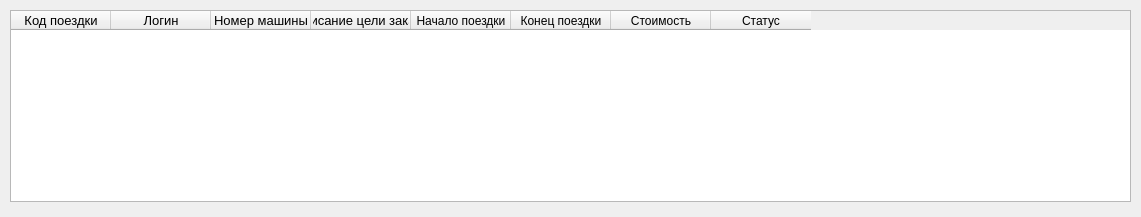
<?xml version="1.0" encoding="UTF-8"?>
<ui version="4.0">
 <class>Dialog</class>
 <widget class="QDialog" name="Dialog">
  <property name="geometry">
   <rect>
    <x>0</x>
    <y>0</y>
    <width>1141</width>
    <height>217</height>
   </rect>
  </property>
  <property name="windowTitle">
   <string>Информация о заказах</string>
  </property>
  <widget class="QTableWidget" name="tableWidget">
   <property name="geometry">
    <rect>
     <x>10</x>
     <y>10</y>
     <width>1121</width>
     <height>192</height>
    </rect>
   </property>
   <property name="styleSheet">
    <string notr="true"/>
   </property>
   <column>
    <property name="text">
     <string>Код поездки</string>
    </property>
    <property name="font">
     <font>
      <pointsize>10</pointsize>
     </font>
    </property>
   </column>
   <column>
    <property name="text">
     <string>Логин</string>
    </property>
    <property name="font">
     <font>
      <pointsize>10</pointsize>
     </font>
    </property>
   </column>
   <column>
    <property name="text">
     <string>Номер машины</string>
    </property>
    <property name="font">
     <font>
      <pointsize>10</pointsize>
     </font>
    </property>
   </column>
   <column>
    <property name="text">
     <string>Описание цели заказа</string>
    </property>
    <property name="font">
     <font>
      <pointsize>10</pointsize>
     </font>
    </property>
   </column>
   <column>
    <property name="text">
     <string>Начало поездки</string>
    </property>
   </column>
   <column>
    <property name="text">
     <string>Конец поездки</string>
    </property>
   </column>
   <column>
    <property name="text">
     <string>Стоимость</string>
    </property>
   </column>
   <column>
    <property name="text">
     <string>Статус</string>
    </property>
   </column>
  </widget>
 </widget>
 <resources/>
 <connections/>
</ui>
